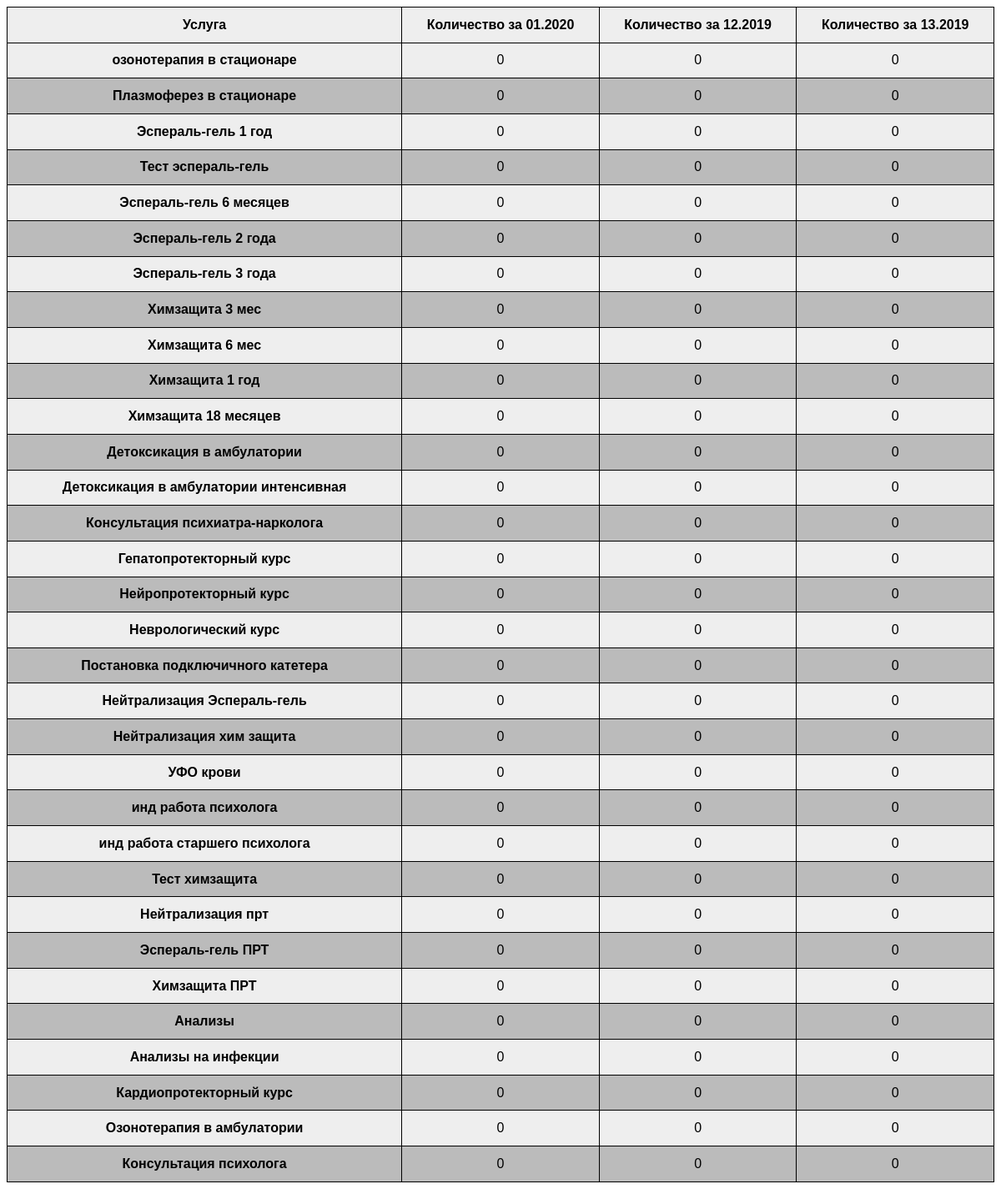
The page /stat/items.php on the database its author committed.
### tables this page shows
CREATE TABLE `items` (
  `id` int(11) NOT NULL AUTO_INCREMENT,
  `name` varchar(60) NOT NULL,
  `cost` text NOT NULL,
  `dist` text NOT NULL,
  `bonus` text NOT NULL,
  `bonusN` int(11) NOT NULL,
  PRIMARY KEY (`id`)
);

### stat/items.php (the view, shortened to what this page needs)
<?php
	require_once '../includes/DB.php';
	if(isset($_GET['date1'])){
		$date = $_GET['date1'];
		$expDate = explode('.', $date);
		$month1 = $expDate[0];
		$year1 = $expDate[1];
	}
	else{
		$month1 = date("m");
		$year1 = date("Y");
	}
	if(isset($_GET['date2'])){
		$date = $_GET['date2'];
		$expDate = explode('.', $date);
		$month2 = $expDate[0];
		$year2 = $expDate[1];
	}
	else{
		$month2 = date("m") - 1;
		$year2 = date("Y");
		if($month2 <= 0){
  			$month2 = 12 - $month2;
  			$year2 = $year2 - 1;
  		}
	}
	if(isset($_GET['date3'])){
		$date = $_GET['date3'];
		$expDate = explode('.', $date);
		$month3 = $expDate[0];
		$year3 = $expDate[1];
	}
	else{
		$month3 = date("m") - 2;
		$year3 = date("Y");
		if($month3 <= 0){
  			$month3 = 12 - $month3;
  			$year3 = $year3 - 1;
  		}
	}
	$searchItems = mysqli_query($connection, "SELECT id, name FROM items");
	echo '
		<style>
			table{
			  border: 1px solid black;
			  width: 100%;
			  border-collapse: collapse;
			  font-family: sans-serif;
			  text-align: center;
			}
			table .main{
				width: 40%;
			}
			table th, table td{
			  border: 1px solid black;
			  padding: 1%;
			}
			table tr:nth-child(2n){
				background: #BBB;
			}
			table tr:nth-child(2n-1){
				background: #EEE;
			}
			table td:nth-child(1){
				font-weight: 900;
			}
		</style>
		<table>
			<thead>
				<th class="main">Услуга</th>
				<th>Количество за '.$month1.'.'.$year1.'</th>
				<th>Количество за '.$month2.'.'.$year2.'</th>
				<th>Количество за '.$month3.'.'.$year3.'</th>
			</thead>
			<tbody>';
			while ($nameItems = mysqli_fetch_assoc($searchItems)){
				$countIt1 = $countIt2 = $countIt3 = 0;
			 	echo '<tr>';
					echo '<td>'.$nameItems['name'].'</td>';
					echo '<td>'.$countIt1.'</td>';
					echo '<td>'.$countIt2.'</td>';
					echo '<td>'.$countIt3.'</td>';
				echo '</tr>';
			}
			echo '</tbody>
		</table>
	';
?>

### stat/items.php (style rules this page uses)
table { border: 1px solid black; width: 100%; border-collapse: collapse; font-family: sans-serif; text-align: center; }
table .main { width: 40%; }
table th, table td { border: 1px solid black; padding: 1%; }
table tr:nth-child(2n) { background: #BBB; }
table tr:nth-child(2n-1) { background: #EEE; }
table td:nth-child(1) { font-weight: 900; }

### rows shown on the page
items: name "озонотерапия в стационаре", countIt1 "0", countIt2 "0", countIt3 "0"
items: name "Плазмоферез в стационаре", countIt1 "0", countIt2 "0", countIt3 "0"
items: name "Эспераль-гель 1 год", countIt1 "0", countIt2 "0", countIt3 "0"
items: name "Тест эспераль-гель", countIt1 "0", countIt2 "0", countIt3 "0"
items: name "Эспераль-гель 6 месяцев", countIt1 "0", countIt2 "0", countIt3 "0"
items: name "Эспераль-гель 2 года", countIt1 "0", countIt2 "0", countIt3 "0"
items: name "Эспераль-гель 3 года", countIt1 "0", countIt2 "0", countIt3 "0"
items: name "Химзащита 3 мес", countIt1 "0", countIt2 "0", countIt3 "0"
items: name "Химзащита 6 мес", countIt1 "0", countIt2 "0", countIt3 "0"
items: name "Химзащита 1 год", countIt1 "0", countIt2 "0", countIt3 "0"
items: name "Химзащита 18 месяцев", countIt1 "0", countIt2 "0", countIt3 "0"
items: name "Детоксикация в амбулатории", countIt1 "0", countIt2 "0", countIt3 "0"
items: name "Детоксикация в амбулатории интенсивная", countIt1 "0", countIt2 "0", countIt3 "0"
items: name "Консультация психиатра-нарколога", countIt1 "0", countIt2 "0", countIt3 "0"
items: name "Гепатопротекторный курс", countIt1 "0", countIt2 "0", countIt3 "0"
items: name "Нейропротекторный курс", countIt1 "0", countIt2 "0", countIt3 "0"
items: name "Неврологический курс", countIt1 "0", countIt2 "0", countIt3 "0"
items: name "Постановка подключичного катетера", countIt1 "0", countIt2 "0", countIt3 "0"
items: name "Нейтрализация Эспераль-гель", countIt1 "0", countIt2 "0", countIt3 "0"
items: name "Нейтрализация хим защита", countIt1 "0", countIt2 "0", countIt3 "0"
items: name "УФО крови", countIt1 "0", countIt2 "0", countIt3 "0"
items: name "инд работа психолога", countIt1 "0", countIt2 "0", countIt3 "0"
items: name "инд работа старшего психолога", countIt1 "0", countIt2 "0", countIt3 "0"
items: name "Тест химзащита", countIt1 "0", countIt2 "0", countIt3 "0"
items: name "Нейтрализация прт", countIt1 "0", countIt2 "0", countIt3 "0"
items: name "Эспераль-гель ПРТ", countIt1 "0", countIt2 "0", countIt3 "0"
items: name "Химзащита ПРТ", countIt1 "0", countIt2 "0", countIt3 "0"
items: name "Анализы", countIt1 "0", countIt2 "0", countIt3 "0"
items: name "Анализы на инфекции", countIt1 "0", countIt2 "0", countIt3 "0"
items: name "Кардиопротекторный курс", countIt1 "0", countIt2 "0", countIt3 "0"
items: name "Озонотерапия в амбулатории", countIt1 "0", countIt2 "0", countIt3 "0"
items: name "Консультация психолога", countIt1 "0", countIt2 "0", countIt3 "0"

### other values the page prints
$month1 "01"
$year1 "2020"
$month2 "12"
$year2 "2019"
$month3 "13"
$year3 "2019"
